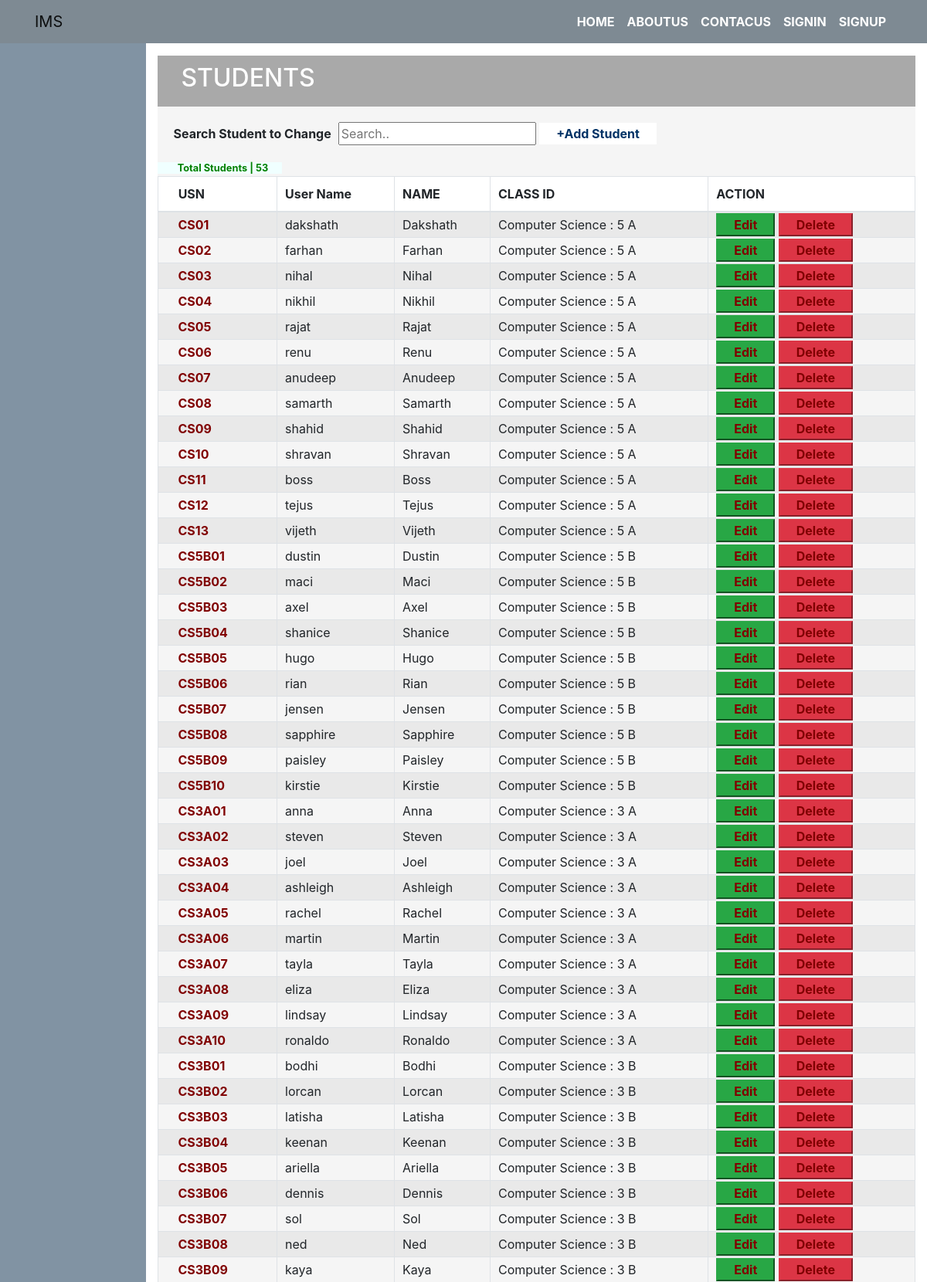
Screenshot of /info/admin/student (upper part) with the database file from the repository.
### info/models.py (models this page shows, shortened)
class Student(models.Model):
    user = models.OneToOneField(User, on_delete=models.CASCADE, null=True)
    class_id = models.ForeignKey(Class, on_delete=models.CASCADE, default=1)
    USN = models.CharField(primary_key='True', max_length=100)
    name = models.CharField(max_length=200)
    sex = models.CharField(max_length=50, choices=sex_choice, default='Male')
    DOB = models.DateField(default='1998-01-01')

class User(AbstractUser):
    @property
    def is_student(self):
        if hasattr(self, 'student'):
            return True
        return False

class Class(models.Model):
    id = models.CharField(primary_key='True', max_length=100)
    dept = models.ForeignKey(Dept, on_delete=models.CASCADE)
    section = models.CharField(max_length=100,choices=section_choice)
    sem = models.IntegerField(choices=sem_choice)
    class Meta:
        verbose_name_plural = 'classes'
    def __str__(self):
        d = Dept.objects.get(name=self.dept)
        return '%s : %d %s' % (d.name, self.sem, self.section)

class Dept(models.Model):
    id = models.CharField(primary_key='True',unique='True', max_length=100)
    name = models.CharField(max_length=200)
    def __str__(self):
        return self.name

### info/views.py (the view, shortened to what this page needs)
# urls.py: path('admin/student',views.add_student, name='add_student'),
def add_student(request):
    st = Student.objects.all()
    form = studentform(request.POST or None)
    context= {'form': form}
    return render(request,'info/student.html',{'ob':form,'obj':st,'total':len(st)})

### info/forms.py
class studentform(forms.ModelForm):
    class Meta:
        model=Student
        fields='__all__'

### info/templates/info/student.html (shortened to what this page needs)
{% extends 'info/base.html' %}
{% block content %}
    <div class="container-fluid" style="background: darkgray; color: white; padding: 10px 30px;">
        <h2>STUDENTS</h2>
    </div>
    <div class="container-fluid dept1">
        <p id="de"><b>Search Student to Change</b>&nbsp;&nbsp;<input id="myInput" type="text" placeholder="Search..">
            <button class="bt"><a href="" data-toggle="modal"  data-target="#addDeptModal">+Add Student</a></button></p>
        {% if obj %}
        <table class="table-bordered table-striped" width='100%'>
            <thead>
                <th>&nbsp;&nbsp;&nbsp;&nbsp;USN</th>
                <th>User Name</th>
                <th>NAME</th>
                <th>CLASS ID</th>
                <th>ACTION</th>
            </thead>
            <tbody id="myTable">
            {% for a in obj %}
                <tr>
                    <td><a href="/info/admin/student/{{ a.USN }}/change">{{ a.USN }}</a></td>
                    <td>{{ a.user }}</td>
                    <td>{{ a.name }}</td>
                    <td>{{ a.class_id }}</td>
                    <td>
                        <button class="btn-success"><a href="/info/admin/student/{{ a.USN }}/change">Edit</a></button>
                        <button class="btn-danger"><a href="/info/admin/student/{{ a.USN }}/delete">Delete</a></button>
                    </td>
                </tr>
            {% endfor %}
                <small style="background-color: azure; color: green;">&nbsp;&nbsp;&nbsp;&nbsp;&nbsp;&nbsp;
                    <b>Total Students | {{ total }} &nbsp;&nbsp;&nbsp;&nbsp;&nbsp;</b>
                </small>
            </tbody>
        </table>
        {% endif %}
    </div>
{% endblock %}

### info/templates/info/student.html (style rules this page uses)
.dept1 { background-color: whitesmoke; padding: 20px 0; margin: 0; }
.bt a { padding: 3px 20px; font-weight: 700; text-decoration: none; color: #036; }
.bt { background: white; border: none; padding: 2px; font-weight: 700; text-decoration: none; color: #036; }
table tr td a { color: #036; text-decoration:none; opacity: 0.7; font-weight: bold; }
table td { padding-left: 10px; }
table th { padding: 10px; background: white; }
#de { margin-left: 20px; }
table tr td a { color: maroon; text-decoration:none; opacity: 1; font-weight: bold; padding: 0 15px; }

### rows the page displays
Student: USN "CS01", user "dakshath", name "Dakshath", class_id "Computer Science : 5 A"
Student: USN "CS02", user "farhan", name "Farhan", class_id "Computer Science : 5 A"
Student: USN "CS03", user "nihal", name "Nihal", class_id "Computer Science : 5 A"
Student: USN "CS04", user "nikhil", name "Nikhil", class_id "Computer Science : 5 A"
Student: USN "CS05", user "rajat", name "Rajat", class_id "Computer Science : 5 A"
Student: USN "CS06", user "renu", name "Renu", class_id "Computer Science : 5 A"
Student: USN "CS07", user "anudeep", name "Anudeep", class_id "Computer Science : 5 A"
Student: USN "CS08", user "samarth", name "Samarth", class_id "Computer Science : 5 A"
Student: USN "CS09", user "shahid", name "Shahid", class_id "Computer Science : 5 A"
Student: USN "CS10", user "shravan", name "Shravan", class_id "Computer Science : 5 A"
Student: USN "CS11", user "boss", name "Boss", class_id "Computer Science : 5 A"
Student: USN "CS12", user "tejus", name "Tejus", class_id "Computer Science : 5 A"
Student: USN "CS13", user "vijeth", name "Vijeth", class_id "Computer Science : 5 A"
Student: USN "CS5B01", user "dustin", name "Dustin", class_id "Computer Science : 5 B"
Student: USN "CS5B02", user "maci", name "Maci", class_id "Computer Science : 5 B"
Student: USN "CS5B03", user "axel", name "Axel", class_id "Computer Science : 5 B"
Student: USN "CS5B04", user "shanice", name "Shanice", class_id "Computer Science : 5 B"
Student: USN "CS5B05", user "hugo", name "Hugo", class_id "Computer Science : 5 B"
Student: USN "CS5B06", user "rian", name "Rian", class_id "Computer Science : 5 B"
Student: USN "CS5B07", user "jensen", name "Jensen", class_id "Computer Science : 5 B"
Student: USN "CS5B08", user "sapphire", name "Sapphire", class_id "Computer Science : 5 B"
Student: USN "CS5B09", user "paisley", name "Paisley", class_id "Computer Science : 5 B"
Student: USN "CS5B10", user "kirstie", name "Kirstie", class_id "Computer Science : 5 B"
Student: USN "CS3A01", user "anna", name "Anna", class_id "Computer Science : 3 A"
Student: USN "CS3A02", user "steven", name "Steven", class_id "Computer Science : 3 A"
Student: USN "CS3A03", user "joel", name "Joel", class_id "Computer Science : 3 A"
Student: USN "CS3A04", user "ashleigh", name "Ashleigh", class_id "Computer Science : 3 A"
Student: USN "CS3A05", user "rachel", name "Rachel", class_id "Computer Science : 3 A"
Student: USN "CS3A06", user "martin", name "Martin", class_id "Computer Science : 3 A"
Student: USN "CS3A07", user "tayla", name "Tayla", class_id "Computer Science : 3 A"
Student: USN "CS3A08", user "eliza", name "Eliza", class_id "Computer Science : 3 A"
Student: USN "CS3A09", user "lindsay", name "Lindsay", class_id "Computer Science : 3 A"
Student: USN "CS3A10", user "ronaldo", name "Ronaldo", class_id "Computer Science : 3 A"
Student: USN "CS3B01", user "bodhi", name "Bodhi", class_id "Computer Science : 3 B"
Student: USN "CS3B02", user "lorcan", name "Lorcan", class_id "Computer Science : 3 B"
Student: USN "CS3B03", user "latisha", name "Latisha", class_id "Computer Science : 3 B"
Student: USN "CS3B04", user "keenan", name "Keenan", class_id "Computer Science : 3 B"
Student: USN "CS3B05", user "ariella", name "Ariella", class_id "Computer Science : 3 B"
Student: USN "CS3B06", user "dennis", name "Dennis", class_id "Computer Science : 3 B"
Student: USN "CS3B07", user "sol", name "Sol", class_id "Computer Science : 3 B"
Student: USN "CS3B08", user "ned", name "Ned", class_id "Computer Science : 3 B"
Student: USN "CS3B09", user "kaya", name "Kaya", class_id "Computer Science : 3 B"

### other values shown
{{ total }} "53"
